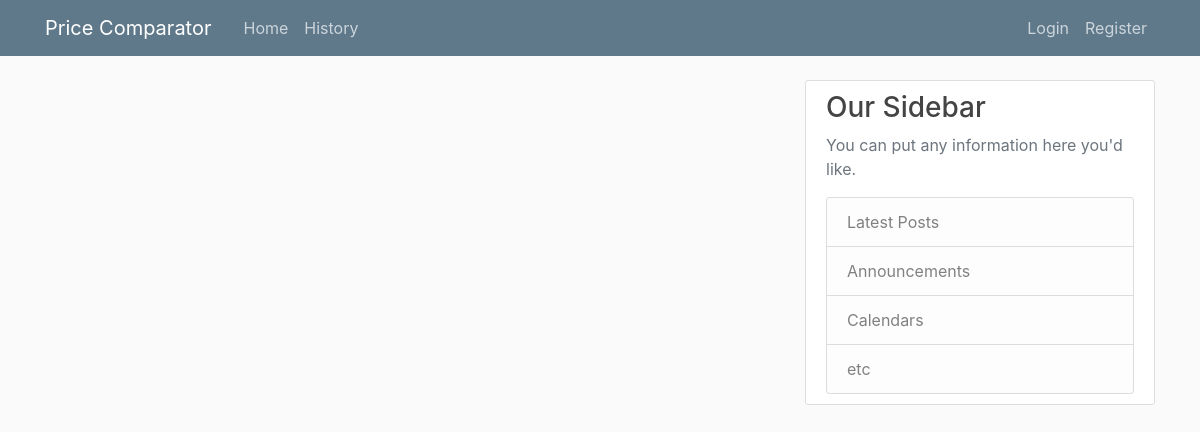
Page /history/ on the earlier database version.
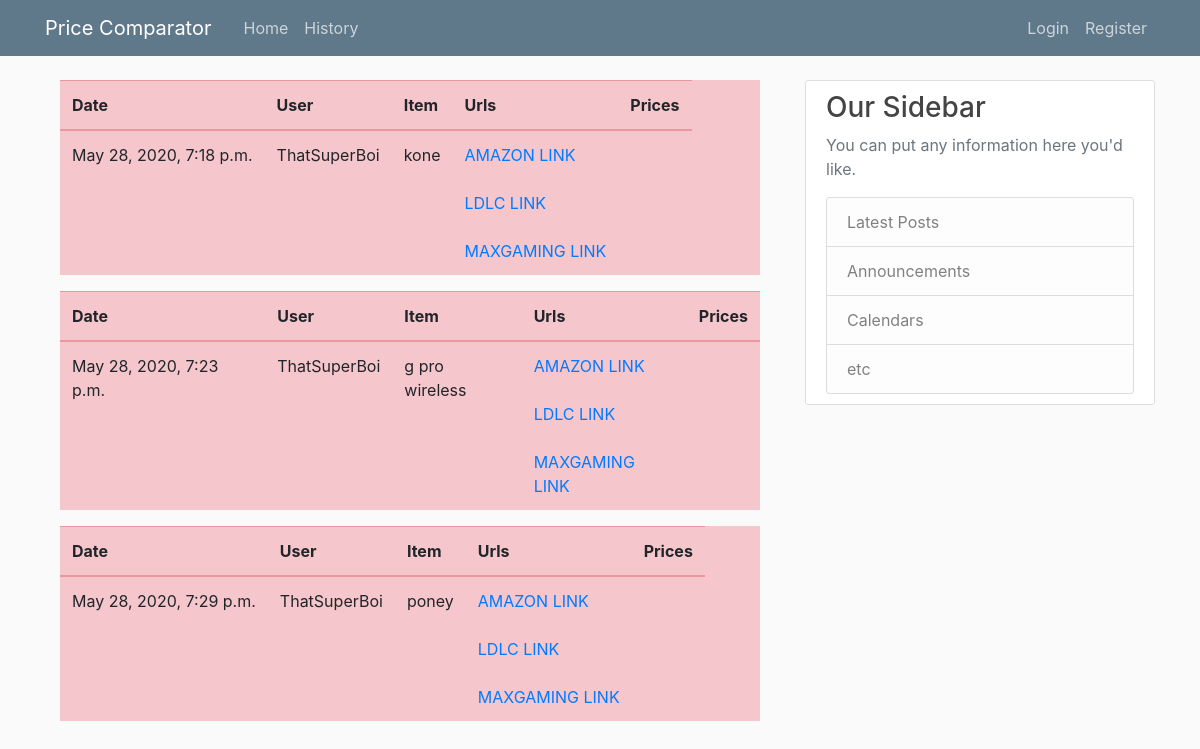
Same page on the later database version.
### fromsapp/models.py (models this page shows, shortened)
class Search(models.Model):
    searched_item = models.CharField(max_length=100)
    amazon_url = models.TextField(default='')
    ldlc_url = models.TextField(default='')
    maxgaming_url = models.TextField(default='')
    amazon_price = models.CharField(max_length=100, default='')
    ldlc_price = models.CharField(max_length=100, default='')
    maxgaming_price = models.CharField(max_length=100, default='')
    date_searched = models.DateTimeField(default=timezone.now)
    search_user = models.ForeignKey(User, on_delete=models.CASCADE)

### fromsapp/views.py (the view)
# urls.py: path('history/', views.history, name='history'),
def history(request):
    context = {
        'searchs' : Search.objects.all()
    }
    return render(request, 'fromsapp/history.html', context)

### fromsapp/templates/fromsapp/history.html (shortened to what this page needs)
{% extends 'fromsapp/base.html' %}
{% block content %}
{% for search in searchs %}
<div class="container">
  <table class="table table-hover table-danger table-responsive">
    <thead>
      <tr>
        <th scope="col">Date</th>
        <th scope="col">User</th>
        <th scope="col">Item</th>
        <th scope="col">Urls</th>
        <th scope="col">Prices</th>
      </tr>
    </thead>
    <tbody>
      <tr>
        <td>{{ search.date_searched }}</td>
        <td>{{ search.search_user }}</td>
        <td>{{ search.searched_item }}</td>
        <td><a href='{{ search.amazon_url }}'>AMAZON LINK</a></br></br>
            <a href='{{ search.ldlc_url}}'>LDLC LINK</a></br></br>
            <a href='{{ search.maxgaming_url}}'>MAXGAMING LINK</a>
        </td>
        <td>
        </td>
      </tr>
    </tbody>
  </table>
</div>
{% endfor %}
{% endblock content %}

Differences in the rows shown:
added Search: date_searched "May 28, 2020, 7:18 p.m.", search_user "ThatSuperBoi", searched_item "kone"
added Search: date_searched "May 28, 2020, 7:23 p.m.", search_user "ThatSuperBoi", searched_item "g pro wireless"
added Search: date_searched "May 28, 2020, 7:29 p.m.", search_user "ThatSuperBoi", searched_item "poney"
